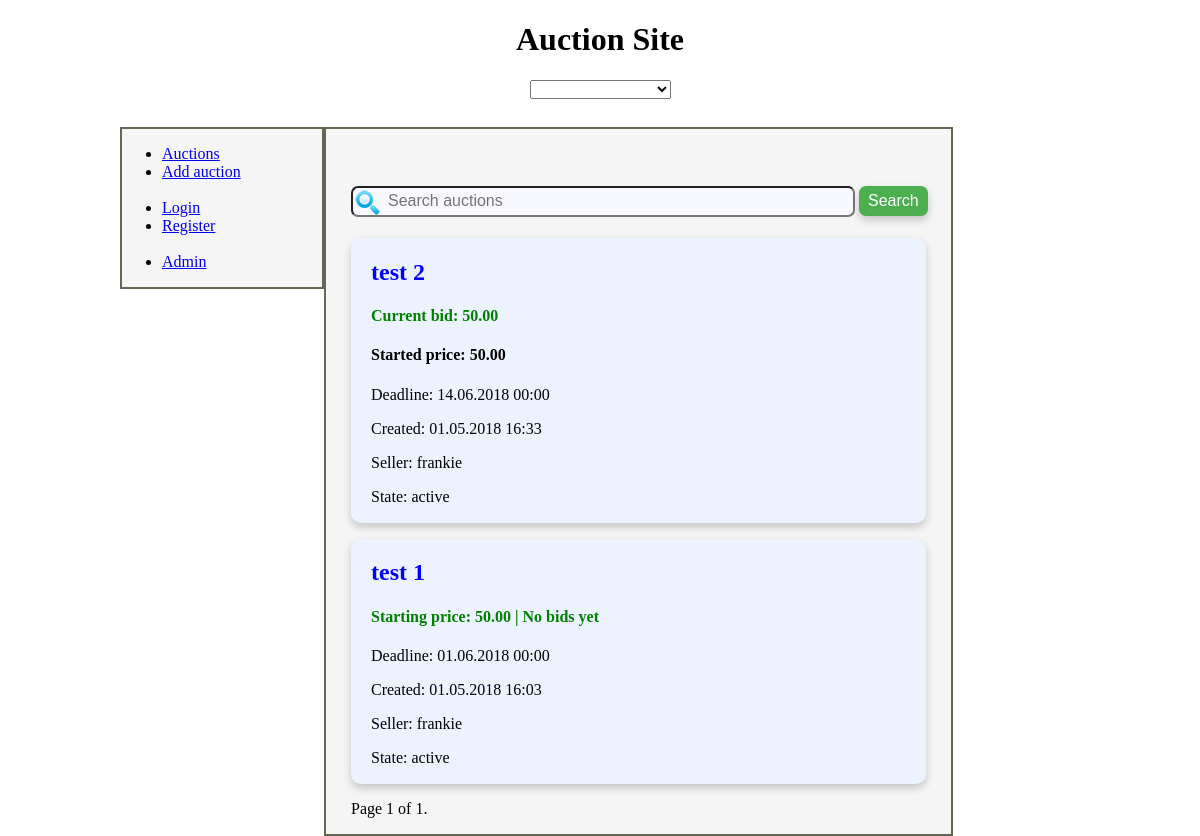
The page / on the database its author committed.
### registerapp/models.py (models this page shows, shortened)
class Auction(models.Model):
    seller = models.ForeignKey(User, null=True)
    title = models.CharField(max_length=255, null=True, blank=False)
    description = models.TextField(null=True, blank=True)
    min_price = models.DecimalField(max_digits=8, decimal_places=2, null=True, blank=False)
    timestamp = models.DateTimeField(auto_now_add=True, null=True, blank=True, editable=False)
    deadline = models.DateTimeField(null=True, blank=False)
    task_id = models.CharField(max_length=36, default='')
    STATE_CHOICES = [
        ('active', 'active'),
        ('banned', 'banned'),
        ('due', 'due'),
        ('adjudicated', 'adjudicated'),
    ]
    state = models.CharField(max_length=20, null=True, blank=True)
    '''
    def start_timer(self):
        old_task = AbortableAsyncResult(self.task_id)
        old_task.abort()
        task = end_auction.apply_async((self,), countdown=self.get_time_left())
        self.task_id = task.id
        self.save()
        return self
    '''
    def get_current_max_bid_amount(self):
        if Bid.exists(auction=self):
            max([bid.bid_amount for bid in self.get_all_bids()])
            return max([bid.bid_amount for bid in self.get_all_bids()])
        else:
            return round((self.min_price - Decimal(0.01)), 2)
    current_max_bid_amount = property(get_current_max_bid_amount)
    def get_all_bids(self):
        if Bid.exists(auction=self):
            return Bid.objects.filter(auction=self)
    all_bids = property(get_all_bids)
    def get_current_max_bid_obj(self):
        if Bid.exists(auction=self):
            bids = Bid.objects.filter(auction=self)
            max_bid = self.get_current_max_bid_amount()
            return self.get_all_bids().filter(bid_amount=max_bid).first()
        else:
            return None
    current_max_bid_obj = property(get_current_max_bid_obj)
    def get_time_left(self):
        deadline = self.deadline
        return int(math.floor((deadline.replace(tzinfo=None) - datetime.datetime.now()).total_seconds()))
    time_left = property(get_time_left)
    class Meta:
        ordering = ["deadline"]
    '''
    class Meta:
        ordering = ('-timestamp')
    '''

class Bid(models.Model):
    bidder = models.ForeignKey(User)
    auction = models.ForeignKey(Auction)
    bid_amount = models.DecimalField(max_digits=8, decimal_places=2)
    timestamp = models.DateTimeField(auto_now_add=True, null=True, blank=True)
    @classmethod
    def exists(cls, auction):
        return len(cls.objects.filter(auction=auction)) > 0\
    def __str__(self):
        return str(self.bid_amount)

### registerapp/views.py (the view)
# urls.py: url(r'^$', all_auctions, name='all_auctions'),
def all_auctions(request):
    auctions = Auction.objects.filter().exclude(state='banned').order_by('-timestamp')
    loggeduser = request.user
    query = request.GET.get('q')
    if query:
        auctions = auctions.filter(title__icontains=query).order_by('-timestamp')
        if not auctions.exists():
            errmsg = "No matches found"
            return render(request, 'auctions.html', {'errmsg_search': errmsg})
    paginator = Paginator(auctions, 5)
    page_request_var = "page"
    page = request.GET.get(page_request_var)
    try:
        auctions = paginator.page(page)
    except PageNotAnInteger:
        auctions = paginator.page(1)
    except EmptyPage:
        auctions = paginator.page(paginator)
    return render(request, 'auctions.html', {'auctions': auctions,
                                             'loggeduser': loggeduser})

### templates/auctions.html (shortened to what this page needs)
<!DOCTYPE html>
<html lang="en">
{% extends "base.html" %}
{% block content %}
<form action = "" method="GET">
    <br>
    <div class="search_bar">
    <input type="text" placeholder="Search auctions" name="q" value="{{ request.GET.q }}"/>
    <input type="submit" class="button" value="Search"/>
    </div>
</form>
{% for auction in auctions %}
    <a class="card_list" href="/showauction/{{ auction.id }}/">
    <h2 style="color: blue;">{{ auction.title }}</h2>
        {% if auction.current_max_bid_obj %}
    <h4 style="color: green;">Current bid: {{ auction.get_current_max_bid_obj }}</h4>
    <h4>Started price: {{ auction.min_price }}</h4>
        {% endif %}
        {% if not auction.current_max_bid_obj %}
    <h4 style="color: green;">Starting price: {{ auction.min_price }} | No bids yet </h4>
        {% endif %}
    <p>Deadline: {{ auction.deadline|date:"d.m.Y H:i" }}</p>
    <p>Created: {{ auction.timestamp|date:"d.m.Y H:i" }}</p>
    <p>Seller: {{ auction.seller }}</p>
    <p>State: {{ auction.state }}</p>
    </a>
{% endfor %}
    <div class="pagination">
    <span class="step-links">
        <span class="current">
            Page {{ auctions.number }} of {{ auctions.paginator.num_pages }}.
        </span>
    </span>
</div>
{% endblock %}

### templates/base.html (shortened to what this page needs)
<!DOCTYPE html>
<html lang="en">
{% load static %}
<head>
    <link rel="stylesheet" type="text/css" href="{% static "assets/css/default.css" %}">
    <link rel="stylesheet" href="{% static "assets/css/style.css" %}">
</head>
<body>
<h1>Auction Site</h1>
{{ request.session.curerror }} <select id="maincurrency" onchange="parent.location='?currency='+this.value">
</select><br /><br />
<div id="page">
    <div id="sidebar">
        {% block sidebar %}
            <ul>
            <li><a href="/auctions/">Auctions</a></li>
            <li><a href="/auctions/create/">Add auction</a></li>
            <br>
            {% if not user.is_authenticated  %}
            <li><a href="/accounts/login/">Login</a></li>
            {% endif %}
            {% if not user.is_authenticated  %}
            <li><a href="/accounts/registeruser/">Register</a></li><br>
            {% endif %}
            <li><a href="/admin/">Admin</a></li>
            </ul>
        {% endblock %}
    </div>
    <div id="content">
        {% block content %}
        {% endblock %}
    </div>
</div>
<br /><br />
</body>
</html>

### static/css/default.css (style rules this page uses)
body { text-align: center; }
#page { width: 960px; text-align: left; margin: 10px auto 20px auto; background-color: #0c0c0c; }
#sidebar { float: left; width: 200px; border: 2px solid #665; background-color: whitesmoke; }
#content { float: left; width: 600px; border: 2px solid #665; padding-top: 20px; padding-left: 25px; background-color: whitesmoke; }

### static/css/style.css (style rules this page uses)
.card_list { box-shadow: 0 4px 8px 0 rgba(0,0,0,0.2); border-radius: 10px; background-color: #EDF3FE; padding-left: 20px; padding-bottom: 1px; padding-top: 1px; color: black; display: block; text-decoration: none; width:555px; }
.button { display: inline-block; padding: 6px 9px; font-size: 16px; cursor: pointer; text-align: center; text-decoration: none; outline: none; color: #fff; background-color: #4CAF50; border: none; border-radius: 7px; box-shadow: 0 4px 8px 0 rgba(0,0,0,0.2); }
.search_bar input[type="text"] { background-color: ghostwhite; background-image: url('search1.png'); background-position: 1px 1px; padding: 4px 0 5px 35px; size: 40px; background-repeat: no-repeat; border-radius: 7px; font-size: 16px; width: 465px; }

### rows shown on the page
Auction: title "test 2", get_current_max_bid_obj "50.00", min_price "50.00", deadline "14.06.2018 00:00", timestamp "01.05.2018 16:33", seller "frankie", state "active"
Auction: title "test 1", min_price "50.00", deadline "01.06.2018 00:00", timestamp "01.05.2018 16:03", seller "frankie", state "active"

### other values the page prints
{{ auctions.number }} "1"
{{ auctions.paginator.num_pages }} "1"
